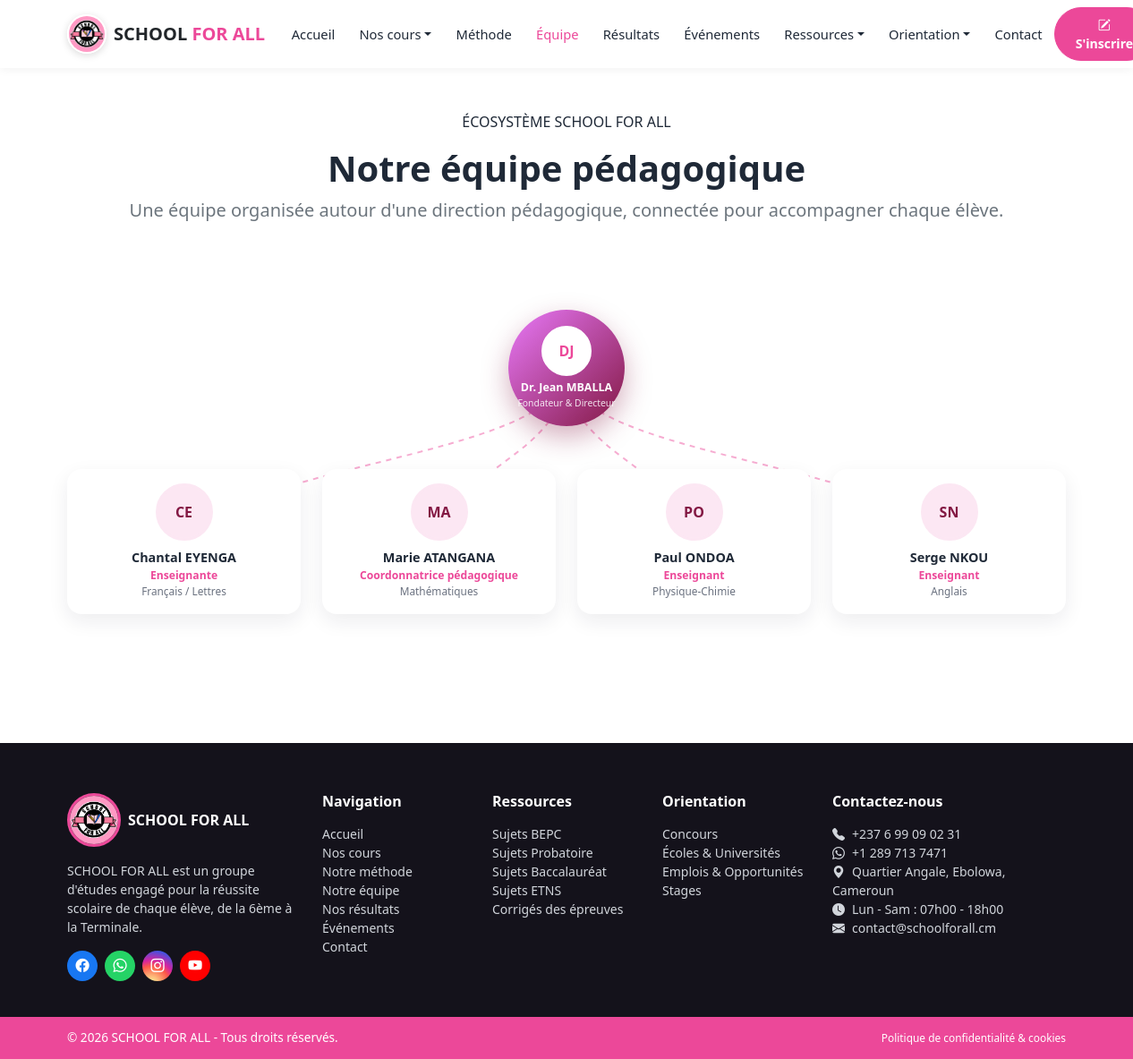
/public/equipe.php, run on the app's committed database.
### tables this page shows
CREATE TABLE enseignants (
    id              INT AUTO_INCREMENT PRIMARY KEY,
    nom_complet     VARCHAR(100) NOT NULL,
    photo           VARCHAR(255) DEFAULT NULL,
    matiere         VARCHAR(100) NOT NULL,
    poste           VARCHAR(100) DEFAULT NULL COMMENT 'Ex: Directeur, Coordonnateur, Enseignant',
    responsable_id  INT DEFAULT NULL COMMENT 'Référence hiérarchique (écosystème équipe)',
    qualifications  VARCHAR(255) DEFAULT NULL,
    parcours        TEXT DEFAULT NULL,
    cree_le         DATETIME NOT NULL DEFAULT CURRENT_TIMESTAMP,
    FOREIGN KEY (responsable_id) REFERENCES enseignants(id) ON DELETE SET NULL
);

### app/models/Enseignant.php (called while the page is built, shortened)
<?php
class Enseignant
{
    public static function tous(): array
    {
        $pdo = Database::getConnexion();
        return $pdo->query("SELECT * FROM enseignants ORDER BY (responsable_id IS NULL) DESC, nom_complet")->fetchAll();
    }
    public static function arbreHierarchique(): array
    {
        $tous = self::tous();
        $parId = [];
        foreach ($tous as $personne) {
            $personne['equipe'] = [];
            $parId[$personne['id']] = $personne;
        }
        $racines = [];
        foreach ($parId as $id => $personne) {
            if ($personne['responsable_id'] && isset($parId[$personne['responsable_id']])) {
                $parId[$personne['responsable_id']]['equipe'][] = &$parId[$id];
            } else {
                $racines[] = &$parId[$id];
            }
        }
        return $racines;
    }
}

### public/equipe.php (the view, shortened to what this page needs)
<?php
$arbre = Enseignant::arbreHierarchique();
$leader = $arbre[0] ?? null;
require __DIR__ . '/includes/header.php';
function initiales($nom) {
    $mots = preg_split('/\s+/', trim($nom));
    $init = '';
    foreach (array_slice($mots, 0, 2) as $m) { $init .= mb_substr($m, 0, 1); }
    return mb_strtoupper($init);
}
?>
<section class="container py-5">
  <div class="text-center mb-5" data-aos="fade-up">
    <span class="badge-pill">ÉCOSYSTÈME SCHOOL FOR ALL</span>
    <h1 class="fw-bold mt-3">Notre équipe pédagogique</h1>
    <p class="text-secondary fs-5">Une équipe organisée autour d'une direction pédagogique, connectée pour accompagner chaque élève.</p>
  </div>
  <?php if (!$leader): ?>
    <p class="text-secondary text-center">L'équipe pédagogique sera bientôt présentée ici. Contenu géré depuis le tableau de bord administrateur.</p>
  <?php else: ?>
    <div class="sfa-ecosystem" id="zoneEcosysteme">
      <svg class="sfa-eco-svg" id="svgLiens"></svg>
      <div class="sfa-eco-leader" id="nodeLeader" data-aos="zoom-in">
        <?php if (!empty($leader['photo'])): ?>
          <img src="<?= UPLOAD_URL . 'photos/' . htmlspecialchars($leader['photo']) ?>" class="eco-photo" alt="">
        <?php else: ?>
          <div class="eco-photo d-flex align-items-center justify-content-center bg-white fw-bold" style="color:var(--sfa-pink)"><?= initiales($leader['nom_complet']) ?></div>
        <?php endif; ?>
        <div class="eco-name"><?= htmlspecialchars($leader['nom_complet']) ?></div>
        <div class="eco-role"><?= htmlspecialchars($leader['poste'] ?? 'Direction') ?></div>
      </div>
      <div class="row g-4 mt-4 justify-content-center sfa-eco-branch" id="zoneNoeuds">
        <?php foreach (($leader['equipe'] ?? []) as $i => $membre): ?>
          <div class="col-6 col-md-3" data-aos="fade-up" data-aos-delay="<?= $i * 100 ?>">
            <div class="sfa-eco-node eco-item">
              <?php if (!empty($membre['photo'])): ?>
                <img src="<?= UPLOAD_URL . 'photos/' . htmlspecialchars($membre['photo']) ?>" class="eco-photo" alt="">
              <?php else: ?>
                <div class="eco-photo d-flex align-items-center justify-content-center fw-bold" style="background:var(--sfa-pink-light); color:var(--sfa-pink-dark)"><?= initiales($membre['nom_complet']) ?></div>
              <?php endif; ?>
              <p class="eco-name mb-0"><?= htmlspecialchars($membre['nom_complet']) ?></p>
              <p class="eco-role mb-0"><?= htmlspecialchars($membre['poste'] ?? 'Enseignant') ?></p>
              <p class="eco-matiere mb-0"><?= htmlspecialchars($membre['matiere']) ?></p>
            </div>
          </div>
        <?php endforeach; ?>
      </div>
    </div>
  <?php endif; ?>
</section>
<?php require __DIR__ . '/includes/footer.php'; ?>

### public/assets/css/styles.css (style rules this page uses)
:root { --sfa-pink: #EC4899; --sfa-pink-dark: #831843; --sfa-pink-light: #FCE7F3; --sfa-dark: #1F2937; --sfa-grey: #6B7280; --bs-primary: var(--sfa-pink); --bs-primary-rgb: 236, 72, 153; }
body { font-family: 'Segoe UI', Roboto, Arial, sans-serif; color: var(--sfa-dark); }
:root { --sfa-grad-1: linear-gradient(135deg, #F472B6 0%, #C026D3 100%); --sfa-grad-2: linear-gradient(135deg, #FB7185 0%, #EC4899 100%); --sfa-grad-3: linear-gradient(135deg, #E879F9 0%, #831843 100%); --sfa-navy: #150F1E; --sfa-navy-light: #1E1730; }
.sfa-ecosystem { position: relative; padding: 3rem 0; }
.sfa-eco-leader { width: 130px; height: 130px; border-radius: 50%; background: var(--sfa-grad-3); color: #fff; display: flex; flex-direction: column; align-items: center; justify-content: center; margin: 0 auto; box-shadow: 0 12px 30px rgba(131,24,67,.35); position: relative; z-index: 2; text-align: center; padding: .5rem; animation: sfa-pulse 4s ease-in-out infinite; }
.sfa-eco-leader .eco-photo { width: 56px; height: 56px; border-radius: 50%; object-fit: cover; border: 2px solid #fff; margin-bottom: .3rem; }
.sfa-eco-leader .eco-name { font-size: .78rem; font-weight: 700; }
.sfa-eco-leader .eco-role { font-size: .65rem; opacity: .85; }
.sfa-eco-branch { position: relative; }
.sfa-eco-node { background: #fff; border-radius: 16px; padding: 1rem; box-shadow: 0 8px 22px rgba(30,23,48,.08); text-align: center; transition: transform .25s ease, box-shadow .25s ease; position: relative; z-index: 2; }
.sfa-eco-node .eco-photo { width: 64px; height: 64px; border-radius: 50%; object-fit: cover; margin: 0 auto .5rem; border: 3px solid var(--sfa-pink-light); }
.sfa-eco-node .eco-name { font-weight: 700; font-size: .9rem; margin-bottom: 0; }
.sfa-eco-node .eco-role { font-size: .76rem; color: var(--sfa-pink); font-weight: 600; }
.sfa-eco-node .eco-matiere { font-size: .74rem; color: var(--sfa-grey); }
.sfa-eco-svg { position: absolute; top: 0; left: 0; width: 100%; height: 100%; z-index: 1; pointer-events: none; }

### data on the page
enseignants: nom_complet "DJ", nom_complet "Dr. Jean MBALLA", poste "Fondateur & Directeur"
enseignants: nom_complet "CE", nom_complet "Chantal EYENGA", poste "Enseignante", matiere "Français / Lettres"
enseignants: nom_complet "MA", nom_complet "Marie ATANGANA", poste "Coordonnatrice pédagogique", matiere "Mathématiques"
enseignants: nom_complet "PO", nom_complet "Paul ONDOA", poste "Enseignant", matiere "Physique-Chimie"
enseignants: nom_complet "SN", nom_complet "Serge NKOU", poste "Enseignant", matiere "Anglais"
